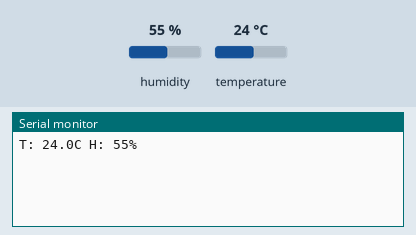
A sketch run on a simulated Arduino Uno, built with avr-gcc and run on an emulated ATmega328P. On the bench: the last lines printed to the serial monitor. The test bench sets the inputs (shaded band); at power-on: humidity 55 %, temperature 24 °C.

Above: at 2.8 s.
2.9 s: humidity set to 22 %
At 4.7 s:
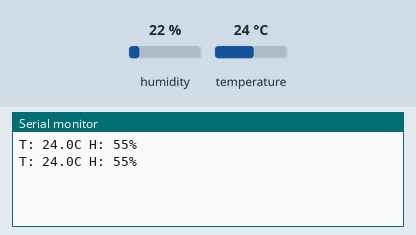
5.6 s: temperature set to 12 °C
At 7.1 s:
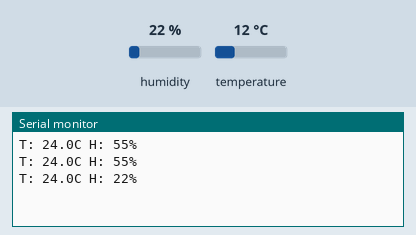
8.3 s: humidity set to 40 %
At 10.7 s:
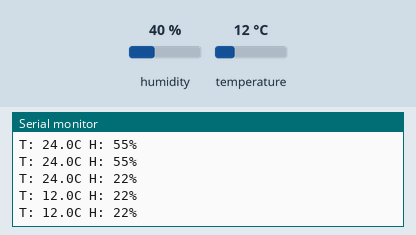
Timing chart, 0 to 12.2 s (numbered marks = the images above; inputs shaded):
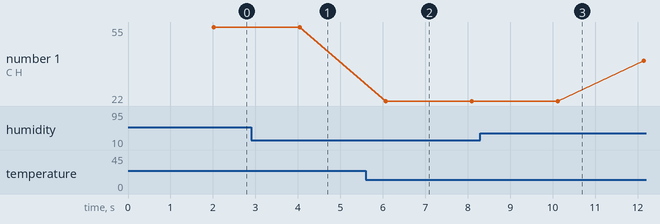

Measured:
- plotted number 1: 22 → 40 after the input at 8.3 s

The sketch:

Humidity.ino
```cpp
/*
 Type DHT11
Measures both temperature and humitidy
*/

#include "DHT.h"

#define DHTPIN 11     // what pin we're connected to

#define DHTTYPE DHT11

DHT dht(DHTPIN, DHTTYPE);

void setup(void) {
  Serial.begin(9600);
  dht.begin();
}

void loop() {

  float temperature, humidity;

  humidity = dht.readHumidity();
  temperature = dht.readTemperature();
  delay(2000);

 char tempF[6];
 char humF[6];
 dtostrf(temperature, 5, 1, tempF); // conversion to string from float
 dtostrf(humidity, 2, 0, humF);

 Serial.print("T:");
 Serial.print(tempF);
 //Serial.print((char)223);
 Serial.print("C ");
 Serial.print("H: ");
 Serial.print(humF);
 Serial.println("%");
}
```
